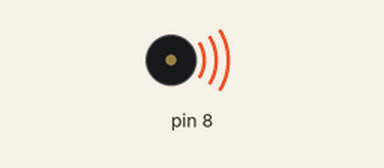
Simulated run of this sketch. Board: Arduino Uno, built with avr-gcc and run on an emulated ATmega328P. On the bench: buzzer (waves = sounding). Random numbers use the default seed unless the sketch sets one.

Above: at 0.08 s.
At 2.8 s:
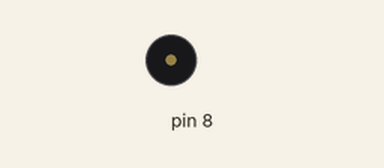
Timing chart, 0 to 3.1 s (numbered marks = the images above):
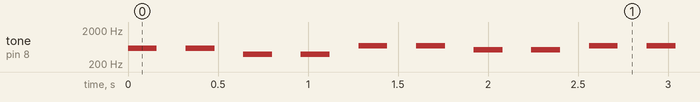

Measured:
- by itself, tone on pin 8: plays 587 Hz for 0.16 s, 587 Hz for 0.16 s, 392 Hz for 0.16 s, 392 Hz for 0.16 s, 698 Hz for 0.16 s, 698 Hz for 0.16 s … (407 notes in this stretch)

The sketch:

Song_Generator.ino
```cpp
//www.elegoo.com
//2016.12.08

#include "pitches.h"

// notes in the melody:
int major[] = {
  NOTE_G4, NOTE_C5, NOTE_D5, NOTE_F5,
  NOTE_G5, NOTE_A5, NOTE_C6, NOTE_D6};

int minor[] = {
  NOTE_GS4, NOTE_C5, NOTE_D5, NOTE_F5,
  NOTE_G5, NOTE_GS5, NOTE_C6, NOTE_D6};

int durMaj = 160;
int durMin = 180;
int duration;
int randNote;
int randDur;
int songFlow = 0;
int bars;

int verseNote[8];
int verse[8];
int verseEnd;

char key = 'a';

void setup() {
  randomSeed(analogRead(0));
}

void loop() {
  randNote = random(8);
  randDur = random(8);
  bars = 0;
  verseEnd = 0;
  songFlow += randDur;

  for(int i = 0; i < 8; i++){
    duration = (key == 'a' ? durMaj : durMin)  * 2;
    verseEnd = i;
    verseNote[i] = random(8);

    if(bars + duration == 1,280){
      verse[i] = duration;
      break;
    }else if(bars + duration > 1,280){
      verse[i] = 1,280 - bars;
      break;
    }

    verse[i] = duration;

  }

  for(int i = 0; i < 2; i++){
    for(int j = 0; j < verseEnd+1; j++){
      tone(8, major[verseNote[j]], verse[j]/2 > durMaj ?  durMin*2 : durMaj);
      delay(verse[j]);
    }
  }

}

void minorSwitch(){
  if(key == 'a'){
    key == 'i';
  }else{
    key == 'a';
  }
}
```

pitches.h
```cpp
/*************************************************
 * Public Constants
 *************************************************/

#define NOTE_B0  31
#define NOTE_C1  33
#define NOTE_CS1 35
#define NOTE_D1  37
#define NOTE_DS1 39
#define NOTE_E1  41
#define NOTE_F1  44
#define NOTE_FS1 46
#define NOTE_G1  49
#define NOTE_GS1 52
#define NOTE_A1  55
#define NOTE_AS1 58
#define NOTE_B1  62
#define NOTE_C2  65
#define NOTE_CS2 69
#define NOTE_D2  73
#define NOTE_DS2 78
#define NOTE_E2  82
#define NOTE_F2  87
#define NOTE_FS2 93
#define NOTE_G2  98
#define NOTE_GS2 104
#define NOTE_A2  110
#define NOTE_AS2 117
#define NOTE_B2  123
#define NOTE_C3  131
#define NOTE_CS3 139
#define NOTE_D3  147
#define NOTE_DS3 156
#define NOTE_E3  165
#define NOTE_F3  175
#define NOTE_FS3 185
#define NOTE_G3  196
#define NOTE_GS3 208
#define NOTE_A3  220
#define NOTE_AS3 233
#define NOTE_B3  247
#define NOTE_C4  262
#define NOTE_CS4 277
#define NOTE_D4  294
#define NOTE_DS4 311
#define NOTE_E4  330
#define NOTE_F4  349
#define NOTE_FS4 370
#define NOTE_G4  392
#define NOTE_GS4 415
#define NOTE_A4  440
#define NOTE_AS4 466
#define NOTE_B4  494
#define NOTE_C5  523
#define NOTE_CS5 554
#define NOTE_D5  587
#define NOTE_DS5 622
#define NOTE_E5  659
#define NOTE_F5  698
#define NOTE_FS5 740
#define NOTE_G5  784
#define NOTE_GS5 831
#define NOTE_A5  880
#define NOTE_AS5 932
#define NOTE_B5  988
#define NOTE_C6  1047
#define NOTE_CS6 1109
#define NOTE_D6  1175
#define NOTE_DS6 1245
#define NOTE_E6  1319
#define NOTE_F6  1397
#define NOTE_FS6 1480
#define NOTE_G6  1568
#define NOTE_GS6 1661
#define NOTE_A6  1760
#define NOTE_AS6 1865
#define NOTE_B6  1976
#define NOTE_C7  2093
#define NOTE_CS7 2217
#define NOTE_D7  2349
#define NOTE_DS7 2489
#define NOTE_E7  2637
#define NOTE_F7  2794
#define NOTE_FS7 2960
#define NOTE_G7  3136
#define NOTE_GS7 3322
#define NOTE_A7  3520
#define NOTE_AS7 3729
#define NOTE_B7  3951
#define NOTE_C8  4186
#define NOTE_CS8 4435
#define NOTE_D8  4699
#define NOTE_DS8 4978
```
